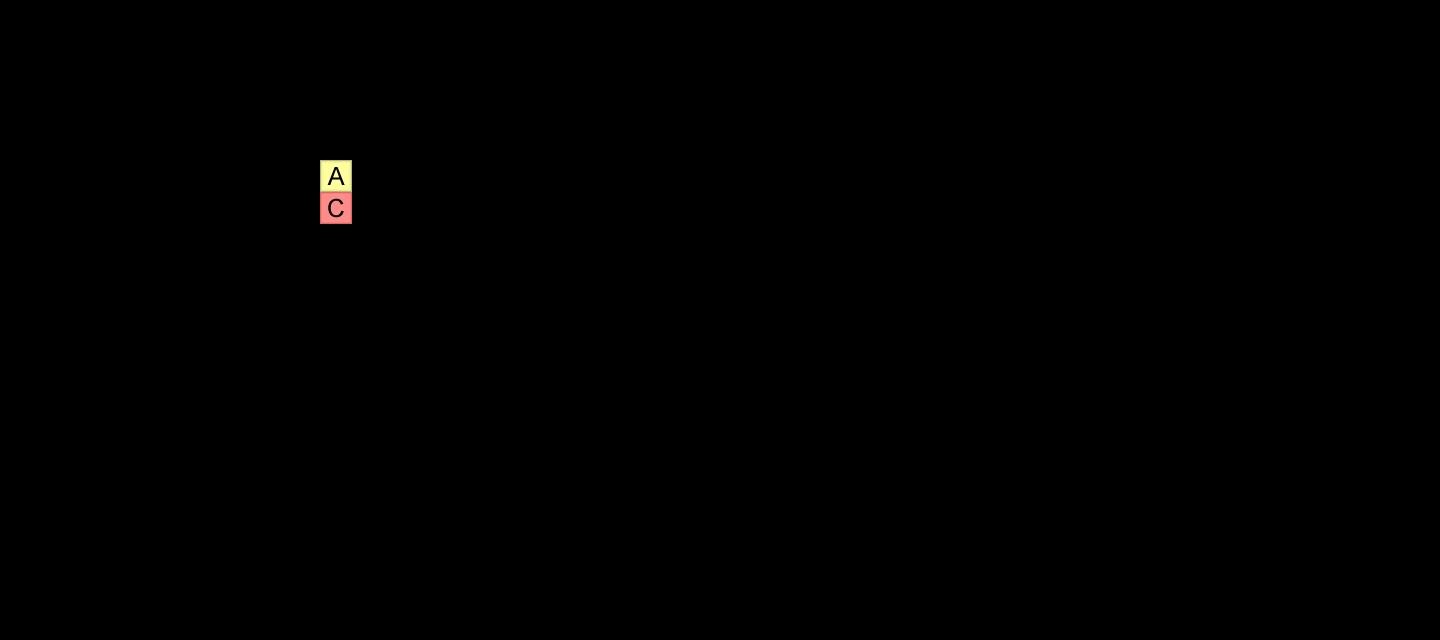

A 2D game scene composited from a Tiled map and its tileset images. What follows is a short description and the map's XML, with each tile layer's data collapsed to a summary:
An orthogonal 45x20 tile map with 32x32 px tiles, 1 tile layer (块层 1) and 1 object.

<map version="1.0" orientation="orthogonal" width="45" height="20" tilewidth="32" tileheight="32">
 <tileset firstgid="1" name="blocks" tilewidth="32" tileheight="32">
  <image source="blocks.png" width="64" height="64" />
 </tileset>
 <layer name="块层 1" width="45" height="20">
  <data>[900 cells, 2 non-empty, 2 distinct tile ids]</data>
 </layer>
 <objectgroup name="line" width="45" height="20">
  <object x="0" y="544">
   <polyline points="0,0 170,-276 192,-288 232,-277 259,-231 288,-192 320,-160 352,-135 384,-128 416,-128 453,-138 480,-160 512,-192 544,-224 576,-256 608,-288 649,-314 713,-324 759,-340 806,-355 857,-369 902,-355 934,-352 960,-352 992,-352 1024,-352 1056,-352 1088,-352 1152,-352 1216,-352 1312,-352 1376,-352 1440,-352" />
  </object>
 </objectgroup>
</map>
